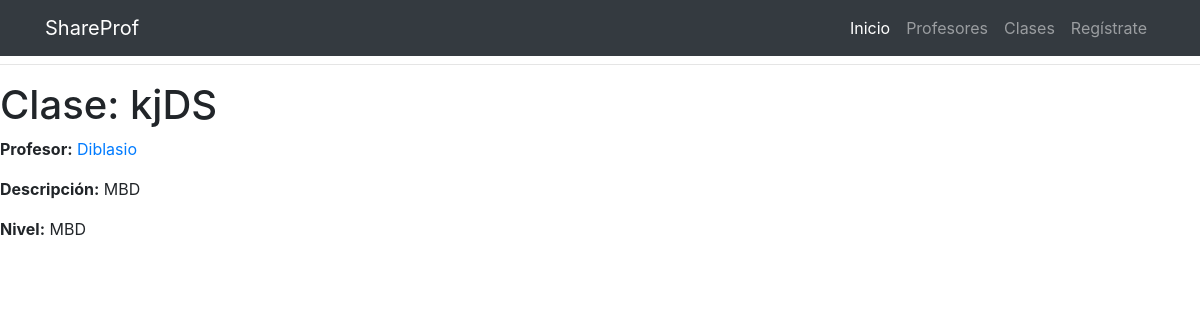
Page /course/3 on the earlier database version.
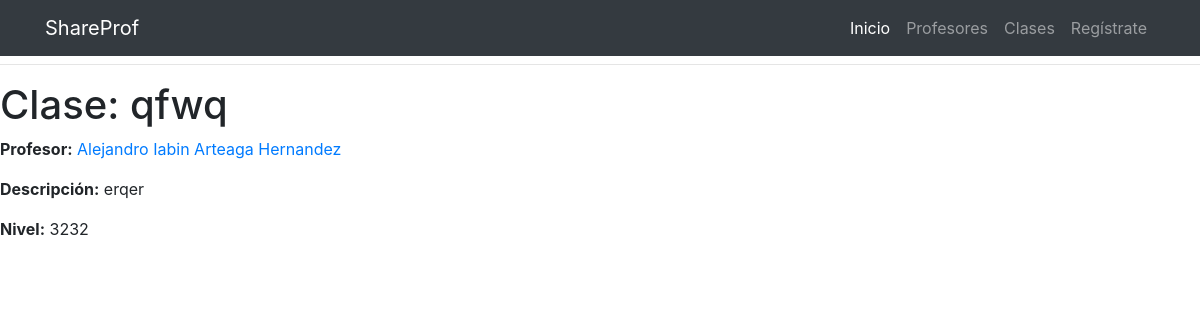
Same page on the later database version.
### aplicacion/models.py (models this page shows, shortened)
class Course(models.Model):
    teacher     = models.ForeignKey(User, on_delete=models.CASCADE)
    title       = models.CharField(max_length=50)
    description = models.TextField()
    level       = models.CharField(max_length=30)

class User(models.Model):
    name      = models.CharField(max_length=50)
    email     = models.EmailField(max_length=30,unique= True)
    password  = models.CharField(max_length=100)
    language  = models.CharField(max_length=30)
    birthdate = models.DateField()
    profile_pic = models.ImageField(blank=True, upload_to='profile_pics', default='profile_pics/no-image.jpg')
    def __str__(self):
        return self.name

### aplicacion/views.py (the view)
# urls.py: url(r'^course/(?P<pk>\d+)$', views.CourseDetailView.as_view(template_name='course-detail.html'), name='course-detail'),
class CourseDetailView(DetailView):
    model = Course

### aplicacion/templates/course-detail.html
{% extends "base.html" %}
{% block content %}
  <h1>Clase: {{ course.title }}</h1>
  <p><strong>Profesor:</strong> <a href="">{{ course.teacher }}</a></p>
  <p><strong>Descripción:</strong> {{ course.description }}</p>
  <p><strong>Nivel:</strong> {{ course.level }}</p>
{% endblock %}

### aplicacion/templates/base.html (shortened to what this page needs)
<!DOCTYPE html>
{% load staticfiles %}
<html lang="en">
  <head>
    <link href="{% static 'vendor/bootstrap/css/bootstrap.min.css'%}" rel="stylesheet">
  </head>
  <body>
   <nav class="navbar navbar-expand-lg navbar-dark bg-dark fixed-top">
      <div class="container">
        <a class="navbar-brand" href="{% url 'index' %}">ShareProf</a>
        <div class="collapse navbar-collapse" id="navbarResponsive">
          <ul class="navbar-nav ml-auto">
            <li class="nav-item active">
              <a class="nav-link" href="#">Inicio
              </a>
            </li>
            <li class="nav-item">
              <a class="nav-link" href="#">Profesores</a>
            </li>
            <li class="nav-item">
              <a class="nav-link" href="#">Clases</a>
            </li>
            <li class="nav-item">
              <a class="nav-link" href="{% url 'signup' %}">Regístrate</a>
            </li>
          </ul>
        </div>
      </div>
    </nav>
    <header>
      <h1>My Site</h1>
      <hr>
    </header>
    <main>
      {% block content %}
      {% endblock %}
    </main>
  </body>
</html>

Differences in the rows shown:
changed Course: title "kjDS" → "qfwq"; teacher "Diblasio" → "Alejandro Iabin Arteaga Hernandez"; description "MBD" → "erqer"; level "MBD" → "3232"
